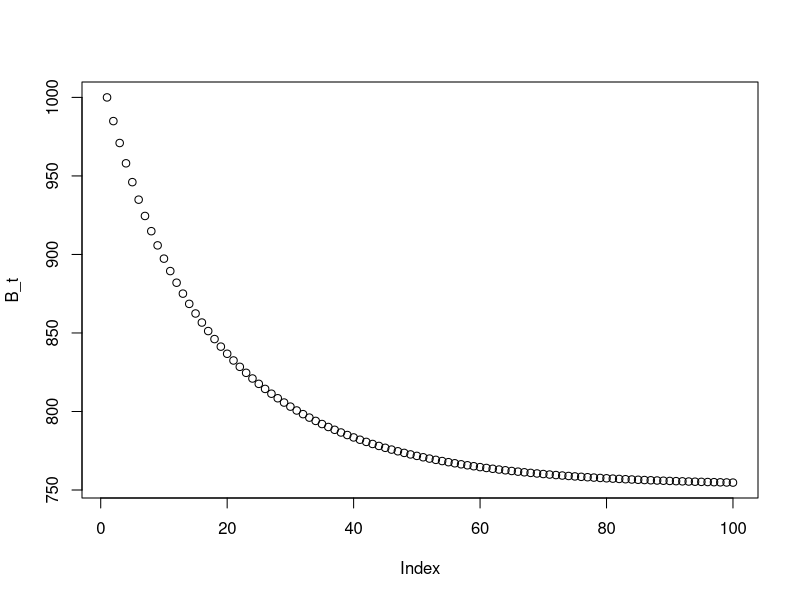
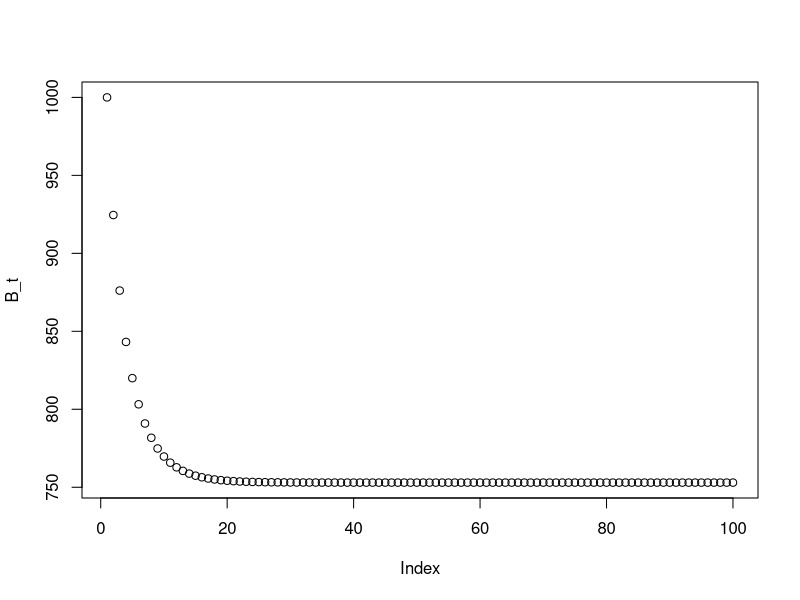
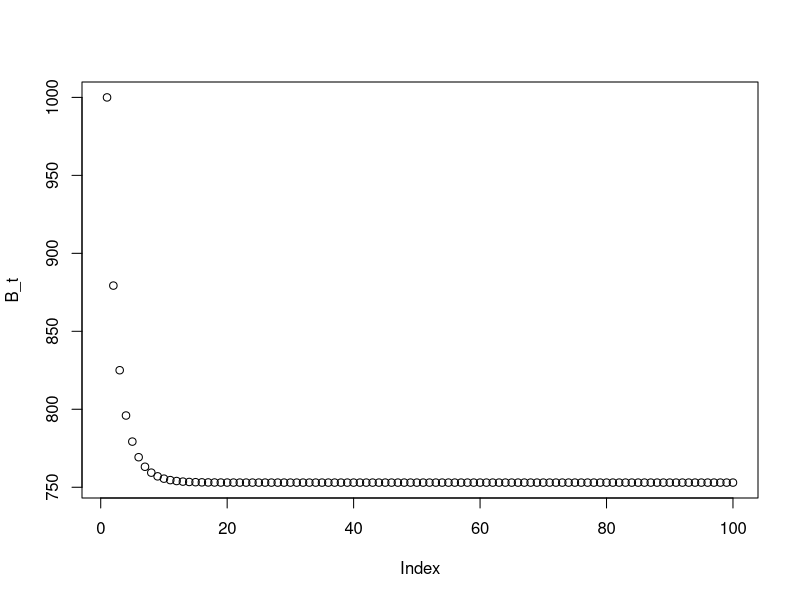

These figures' R source, in order:
## ---- chunk 1
library(tidyverse)
## ---- chunk 2

# Define the function
pt <- function(B_t, r, K, p, H){
  B_t <- B_t + (
    ((r/p) * B_t) *
      (1-((B_t/K) * exp(p)))
    ) - H
  return(B_t)
}

## ---- chunk 3
F_oa <- function(r,p){
  (r/p) * (1-
             ((0.3*exp(p))/
                ((p+1)*exp(1+p)))
           )
}

## ---- chunk 4
#Define initial parameters:
#Note these values of r are made up - not actually reflective of slow vs fast growing species; need to find this still
r_slow<- 0.1 #intrinsic growth rate for slow-growing species()
r_med <- 0.5 #intrinsic growth rate for medium-growing species ()
r_fast <- 0.8 #intrinsic growth rate for fast-growing species ()

K <- 10000 #carrying capacity (metric tons)
p <- 0.2 #shape parameter 


B0_open <- 0.1*K #Assume initial biomass is being fished at open access

B_t <- B0_open #at time 1 B_t = B0


## ---- chunk 5
# Define timescale (t)
tyears <- 100

#Find F_oa
F_slow <- F_oa(r=r_slow, p=p)

#Reset B_t
B_t <- B0_open

#Looped pt model:
for(t in 2:tyears){
  B_t[t] <- pt(B_t = B_t[t-1], r = r_slow, K = K, p = p, H = F_slow*B_t[t-1])
}

plot(B_t)

# save results in a data frame

# create a time vector
time <- c(1:100)

# create a data frame with time vector
results_slow <- as.data.frame(time)

# add model loop result vector to data frame
results_slow$B_t <- B_t

## ---- chunk 6
# Define timescale (t)
tyears <- 100

#Find F_oa
F_med <- F_oa(r=r_med, p=p)

#Reset B_t
B_t <- B0_open

#Looped pt model:
for(t in 2:tyears){
  B_t[t] <- pt(B_t = B_t[t-1], r = r_med, K = K, p = p, H = F_med*B_t[t-1])
}

plot(B_t)

# save results in a data frame

# create a data frame with time vector
results_medium <- as.data.frame(time)

# add model loop result vector to data frame
results_medium$B_t <- B_t

## ---- chunk 7
# Define timescale (t)
tyears <- 100

#Find F_oa
F_fast <- F_oa(r=r_fast, p=p)

#Reset B_t
B_t <- B0_open

#Looped pt model:
for(t in 2:tyears){
  B_t[t] <- pt(B_t = B_t[t-1], r = r_fast, K = K, p = p, H = F_fast*B_t[t-1])
}

plot(B_t)

# save results in a data frame

# create a data frame with time vector
results_fast <- as.data.frame(time)

# add model loop result vector to data frame
results_fast$B_t <- B_t
